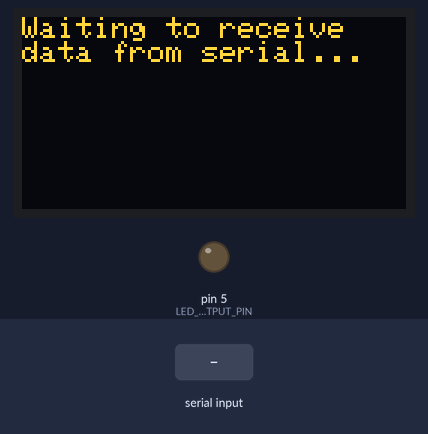
Recording of a sketch running on a simulated Arduino Uno, built with avr-gcc and run on an emulated ATmega328P. Parts: 128×64 one-colour display, output pins drawn as LEDs (lit = HIGH). The inputs (shaded band) are chosen by the test bench. The OLED is the two-colour kind (top 16 rows yellow); what the sketch prints to the serial monitor is not drawn.

Above: at 1.2 s.
1.3 s: "90,45\n" received over Serial
At 2.0 s:
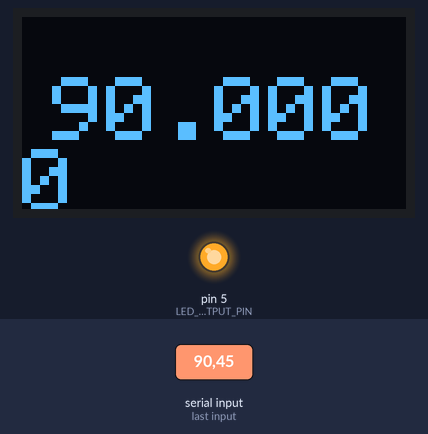
2.8 s: "200\n" received over Serial
At 3.1 s:
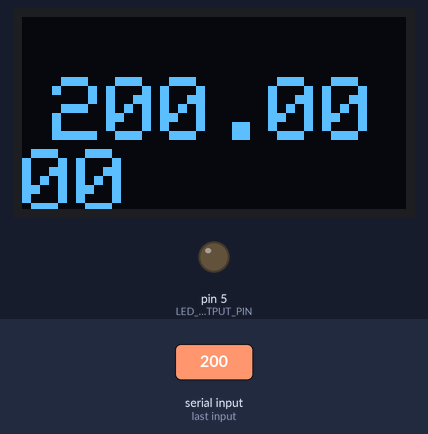
4.3 s: "90\n" received over Serial
At 5.5 s:
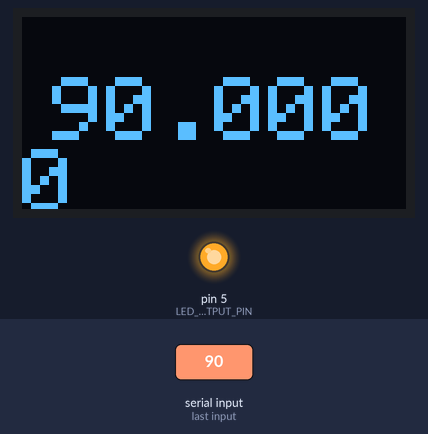
Timing chart, 0 to 7.3 s (numbered marks = the images above; inputs shaded):
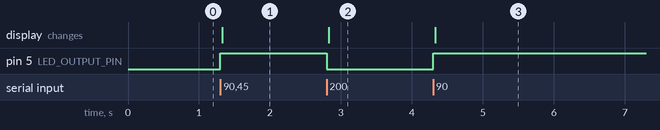

Measured:
- after the input at 1.3 s, pin 5 (LED_OUTPUT_PIN): LOW → HIGH at once; the display: changes at once (image 1)
- after the input at 2.8 s, pin 5 (LED_OUTPUT_PIN): HIGH → LOW at once; the display: changes at once (image 2)
- after the input at 4.3 s, pin 5 (LED_OUTPUT_PIN): LOW → HIGH at once; the display: changes at once (image 3)

The sketch:

SerialInLedFadeOLED.ino
```cpp
/**
 * Reads in a text-encoded float over serial and sets an LED brightness
 * accordingly. Also prints the received value to the OLED and echos
 * the value back using Serial.println (for debugging)
 *
 * By Jon E. Froehlich
 * @jonfroehlich
 * http://makeabilitylab.io
 *
 */

// #include <SPI.h> // Comment out when using i2c
#include <Wire.h>
#include <Adafruit_GFX.h>
#include <Adafruit_SSD1306.h>

const int DELAY_MS = 5;

#define SCREEN_WIDTH 128 // OLED display width, in pixels
#define SCREEN_HEIGHT 64 // OLED display height, in pixels

// Declaration for an SSD1306 display connected to I2C (SDA, SCL pins)
#define OLED_RESET     4 // Reset pin # (or -1 if sharing Arduino reset pin)
Adafruit_SSD1306 _display(SCREEN_WIDTH, SCREEN_HEIGHT, &Wire, OLED_RESET);

const int LED_OUTPUT_PIN = 5; // make sure to use a PWM pin
const int MAX_ANALOG_OUT = 255; // max PWM val

void setup() {
  Serial.begin(115200);

  pinMode(LED_OUTPUT_PIN, OUTPUT);

  // SSD1306_SWITCHCAPVCC = generate display voltage from 3.3V internally
  if(!_display.begin(SSD1306_SWITCHCAPVCC, 0x3D)) { // Address 0x3D for 128x64
    Serial.println(F("SSD1306 allocation failed"));
    for(;;); // Don't proceed, loop forever
  }

  _display.clearDisplay();
  _display.setTextSize(1);      // Normal 1:1 pixel scale
  _display.setTextColor(SSD1306_WHITE); // Draw white text
  _display.setCursor(0, 0);     // Start at top-left corner
  _display.print("Waiting to receive\ndata from serial...");
  _display.display();
}

void loop() {

  // Check to see if there is any incoming serial data
  if(Serial.available() > 0){
    // If we're here, then serial data has been received
    // Read data off the serial port until we get to the endline delimeter ('\n')
    // Store all of this data into a string
    String rcvdSerialData = Serial.readStringUntil('\n');

    // Convert the data into a float
    float valAsFloat = rcvdSerialData.toFloat();
    int pwmVal = valAsFloat * MAX_ANALOG_OUT;

    pwmVal = constrain(pwmVal, 0, MAX_ANALOG_OUT); // basic boundary checking

    analogWrite(LED_OUTPUT_PIN, pwmVal);
    displayOnOLED(valAsFloat);

    // Send this data back out on the serial port for debugging purposes
    Serial.print("Received: ");
    Serial.print(rcvdSerialData);
    Serial.print(" Converted to: ");
    Serial.print(valAsFloat, 4);
    Serial.print(" and ");
    Serial.println(pwmVal);
  }
  delay(DELAY_MS);
}

void displayOnOLED(float valAsFloat){
  int16_t x1, y1;
  uint16_t textWidth, textHeight;

  _display.setTextSize(3);
  //String valAsString = String(valAsFloat);
  _display.getTextBounds("0.0000", 0, 0, &x1, &y1, &textWidth, &textHeight);

  uint16_t yText = _display.height() / 2 - textHeight / 2;
  uint16_t xText = _display.width() / 2 - textWidth / 2;

  _display.clearDisplay();
  _display.setCursor(xText, yText);
  _display.println(valAsFloat, 4);
  _display.display();
}
```
